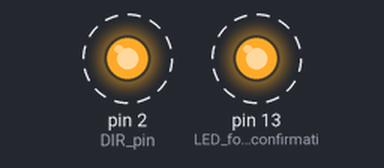
This sketch was run on a simulated Arduino Nano, built with avr-gcc and run on an emulated ATmega328P. Shown: output pins drawn as LEDs (lit = HIGH). Dashed ring = blinking.

Above: at 0.5 s.
Timing chart, 0 to 4.6 s (numbered marks = the images above):
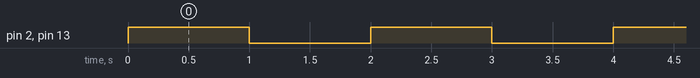

The sketch:

test_dir_pin.ino
```cpp
// Test sketch to verify DIR pin toggles
// Upload this to the Nano, then measure voltage on pin 2

void setup() {
  pinMode(2, OUTPUT);  // DIR pin
  pinMode(13, OUTPUT); // LED for visual confirmation
}

void loop() {
  // Toggle DIR pin every second
  digitalWrite(2, HIGH);
  digitalWrite(13, HIGH);
  delay(1000);

  digitalWrite(2, LOW);
  digitalWrite(13, LOW);
  delay(1000);
}
```

Measured:
- by itself, pin 2 (DIR_pin), pin 13 (LED_for_visual_confirmati): alternates HIGH for 1.0 s and LOW for 1.0 s
